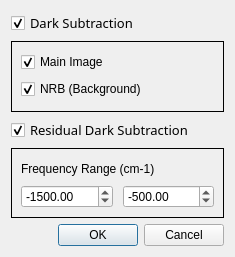
<?xml version="1.0" encoding="UTF-8"?>
<ui version="4.0">
 <class>Dialog</class>
 <widget class="QDialog" name="Dialog">
  <property name="geometry">
   <rect>
    <x>0</x>
    <y>0</y>
    <width>235</width>
    <height>257</height>
   </rect>
  </property>
  <property name="windowTitle">
   <string>Dark Subtract Options</string>
  </property>
  <property name="styleSheet">
   <string notr="true">font: 10pt &quot;Arial&quot;;</string>
  </property>
  <layout class="QGridLayout" name="gridLayout_2">
   <item row="4" column="0">
    <widget class="QDialogButtonBox" name="buttonBox">
     <property name="focusPolicy">
      <enum>Qt::NoFocus</enum>
     </property>
     <property name="orientation">
      <enum>Qt::Horizontal</enum>
     </property>
     <property name="standardButtons">
      <set>QDialogButtonBox::Cancel|QDialogButtonBox::Ok</set>
     </property>
     <property name="centerButtons">
      <bool>false</bool>
     </property>
    </widget>
   </item>
   <item row="2" column="0">
    <widget class="QCheckBox" name="checkBoxResidualDarkSub">
     <property name="font">
      <font>
       <family>Arial Black</family>
       <pointsize>10</pointsize>
       <weight>9</weight>
       <italic>false</italic>
       <bold>false</bold>
      </font>
     </property>
     <property name="styleSheet">
      <string notr="true">font: 75 10pt &quot;Arial Black&quot;;</string>
     </property>
     <property name="text">
      <string>Residual Dark Subtraction</string>
     </property>
     <property name="checked">
      <bool>true</bool>
     </property>
    </widget>
   </item>
   <item row="1" column="0">
    <widget class="QFrame" name="frameDark">
     <property name="frameShape">
      <enum>QFrame::Box</enum>
     </property>
     <property name="frameShadow">
      <enum>QFrame::Plain</enum>
     </property>
     <layout class="QVBoxLayout" name="verticalLayout_2">
      <item>
       <widget class="QCheckBox" name="checkBoxDarkSubImg">
        <property name="text">
         <string>Main Image</string>
        </property>
        <property name="checked">
         <bool>true</bool>
        </property>
       </widget>
      </item>
      <item>
       <widget class="QCheckBox" name="checkBoxDarkSubNRB">
        <property name="text">
         <string>NRB (Background)</string>
        </property>
        <property name="checked">
         <bool>true</bool>
        </property>
       </widget>
      </item>
     </layout>
    </widget>
   </item>
   <item row="3" column="0">
    <widget class="QFrame" name="frameResidual">
     <property name="enabled">
      <bool>true</bool>
     </property>
     <property name="frameShape">
      <enum>QFrame::Box</enum>
     </property>
     <property name="frameShadow">
      <enum>QFrame::Plain</enum>
     </property>
     <layout class="QGridLayout" name="gridLayout">
      <item row="0" column="0">
       <layout class="QVBoxLayout" name="verticalLayout">
        <item>
         <widget class="QLabel" name="label">
          <property name="text">
           <string>Frequency Range (cm-1)</string>
          </property>
         </widget>
        </item>
        <item>
         <layout class="QHBoxLayout" name="horizontalLayout">
          <property name="spacing">
           <number>10</number>
          </property>
          <item>
           <widget class="QDoubleSpinBox" name="spinBoxMin">
            <property name="minimum">
             <double>-10000.000000000000000</double>
            </property>
            <property name="maximum">
             <double>10000.000000000000000</double>
            </property>
            <property name="value">
             <double>-1500.000000000000000</double>
            </property>
           </widget>
          </item>
          <item>
           <widget class="QDoubleSpinBox" name="spinBoxMax">
            <property name="minimum">
             <double>-10000.000000000000000</double>
            </property>
            <property name="maximum">
             <double>10000.000000000000000</double>
            </property>
            <property name="value">
             <double>-500.000000000000000</double>
            </property>
           </widget>
          </item>
         </layout>
        </item>
       </layout>
      </item>
     </layout>
     <zorder></zorder>
    </widget>
   </item>
   <item row="0" column="0">
    <widget class="QCheckBox" name="checkBoxDarkSub">
     <property name="font">
      <font>
       <family>Arial Black</family>
       <pointsize>10</pointsize>
       <weight>9</weight>
       <italic>false</italic>
       <bold>false</bold>
      </font>
     </property>
     <property name="styleSheet">
      <string notr="true">font: 75 10pt &quot;Arial Black&quot;;</string>
     </property>
     <property name="text">
      <string>Dark Subtraction</string>
     </property>
     <property name="checked">
      <bool>true</bool>
     </property>
    </widget>
   </item>
  </layout>
 </widget>
 <tabstops>
  <tabstop>checkBoxDarkSub</tabstop>
  <tabstop>checkBoxDarkSubImg</tabstop>
  <tabstop>checkBoxDarkSubNRB</tabstop>
  <tabstop>checkBoxResidualDarkSub</tabstop>
 </tabstops>
 <resources/>
 <connections>
  <connection>
   <sender>buttonBox</sender>
   <signal>rejected()</signal>
   <receiver>Dialog</receiver>
   <slot>reject()</slot>
   <hints>
    <hint type="sourcelabel">
     <x>316</x>
     <y>260</y>
    </hint>
    <hint type="destinationlabel">
     <x>286</x>
     <y>274</y>
    </hint>
   </hints>
  </connection>
  <connection>
   <sender>buttonBox</sender>
   <signal>accepted()</signal>
   <receiver>Dialog</receiver>
   <slot>accept()</slot>
   <hints>
    <hint type="sourcelabel">
     <x>248</x>
     <y>254</y>
    </hint>
    <hint type="destinationlabel">
     <x>157</x>
     <y>274</y>
    </hint>
   </hints>
  </connection>
 </connections>
</ui>
